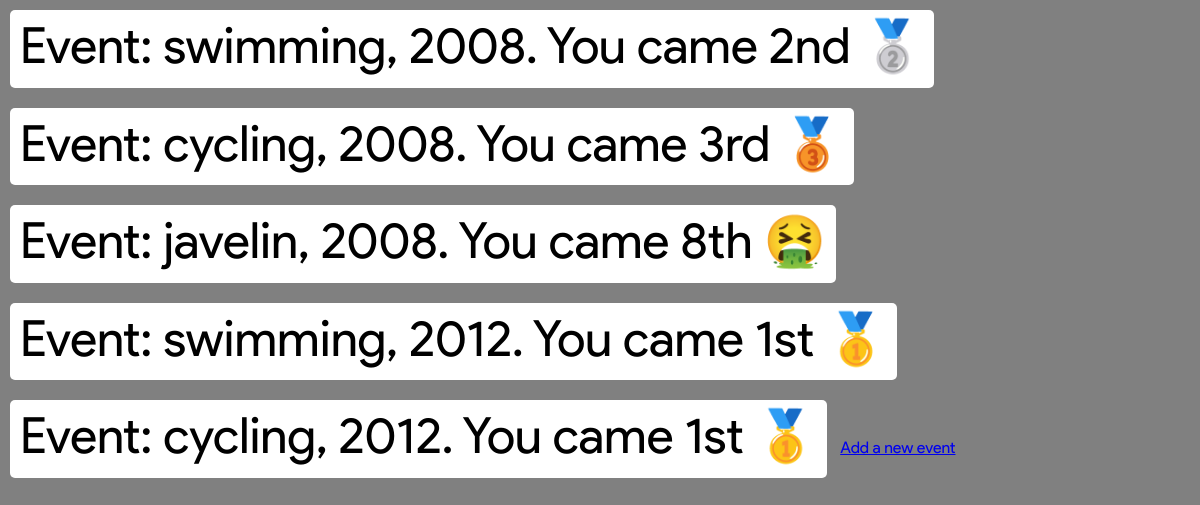
The page / on the database its author committed.
### tables this page shows
CREATE TABLE `events` (
  `id` int(11) unsigned NOT NULL AUTO_INCREMENT,
  `event` varchar(255) NOT NULL DEFAULT '',
  `year` year(4) NOT NULL,
  `place` varchar(5) NOT NULL DEFAULT '',
  PRIMARY KEY (`id`)
);

### index.php (the view, shortened to what this page needs)
<?php
$db = new PDO('mysql:host=db;dbname=collection','root','password');
$db -> setAttribute(PDO::ATTR_DEFAULT_FETCH_MODE, PDO::FETCH_ASSOC);
$query = $db -> query('SELECT `event`,`year`,`place` FROM `events`');
$events = $query ->fetchAll();
foreach ($events as $eventTable) {
    $event = $eventTable['event'];
    $year = $eventTable['year'];
    $place = $eventTable['place'];
    $message='';
    if ($place == '1st'){
        $message = ' 🥇';
    } elseif ($place == '2nd') {
        $message = ' 🥈';
    } elseif ($place == '3rd') {
        $message = ' 🥉';
    } else {
        $message = ' 🤮';
    }
    echo '<p> Event: ' . $event . ', '. $year . '. You came ' . $place . $message . '</p>';
}
?>
<!DOCTYPE html>
<html lang="en">
<head>
    <link href="assets/webfonts/stylesheet.css" rel="stylesheet" type="text/css">
    <link href="normalize.css" rel="stylesheet" type="text/css">
    <link href="style.css" rel="stylesheet" type="text/css">
</head>
<body> <a href="add.php">Add a new event</a> </body>

### style.css (style rules this page uses)
* { box-sizing: border-box; font-family: product_sansregular; }
body { margin: 0; padding: 0; }
html { background-color: gray; }
p { font-size: 50px; margin: 10px; padding: 10px; background-color: white; display: inline-block; border-radius: 5px; }

### rows shown on the page
events: event "swimming", year "2008", place "2nd", place "🥈"
events: event "cycling", year "2008", place "3rd", place "🥉"
events: event "javelin", year "2008", place "8th", place "🤮"
events: event "swimming", year "2012", place "1st", place "🥇"
events: event "cycling", year "2012", place "1st", place "🥇"
